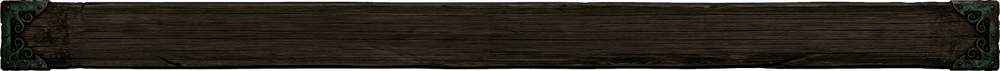
#> input picture frontend/src/assets/ui/frames/wood_header_bar.png, 1000 x 71 px, shrunk from 1680 x 120 before the run, found by its file name
$ python create_wood_bottom_bar.py
#> lines starting #> are read from the running program, lines starting #| are printed output that depends on the picture
import os
from PIL import Image, ImageOps

def create_bottom_bar():
    frames_dir = r"d:\PersonaPropjects\Feed The Kurumeo\feed-the-kraken\frontend\src\assets\ui\frames"
    header_path = os.path.join(frames_dir, "wood_header_bar.png")
    bottom_path = os.path.join(frames_dir, "wood_bottom_bar.png")

    if not os.path.exists(header_path):
        print(f"Header bar not found at {header_path}")
        return

    img = Image.open(header_path).convert("RGBA")
#> img is the input picture: PIL image 1000x71 RGBA; mean R, G, B, A 33.4, 27.9, 20, 240.1
    # Flip vertically so the metal bracket corners hug the bottom of the screen
    flipped = ImageOps.flip(img)
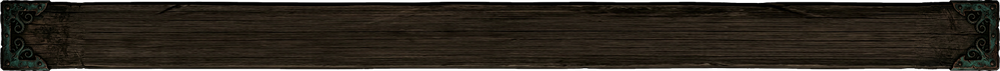
#> flipped: PIL image 1000x71 RGBA; mean R, G, B, A 33.4, 27.9, 20, 240.1; transparent parts drawn white
    flipped.save(bottom_path, "PNG")
    print(f"Saved wood_bottom_bar.png: {flipped.size} -> {bottom_path}")
#| Saved wood_bottom_bar.png: (1000, 71) -> d:\PersonaPropjects\Feed The Kurumeo\feed-the-kraken\frontend\src\assets\ui\frames/wood_bottom_bar.png

if __name__ == "__main__":
    create_bottom_bar()
